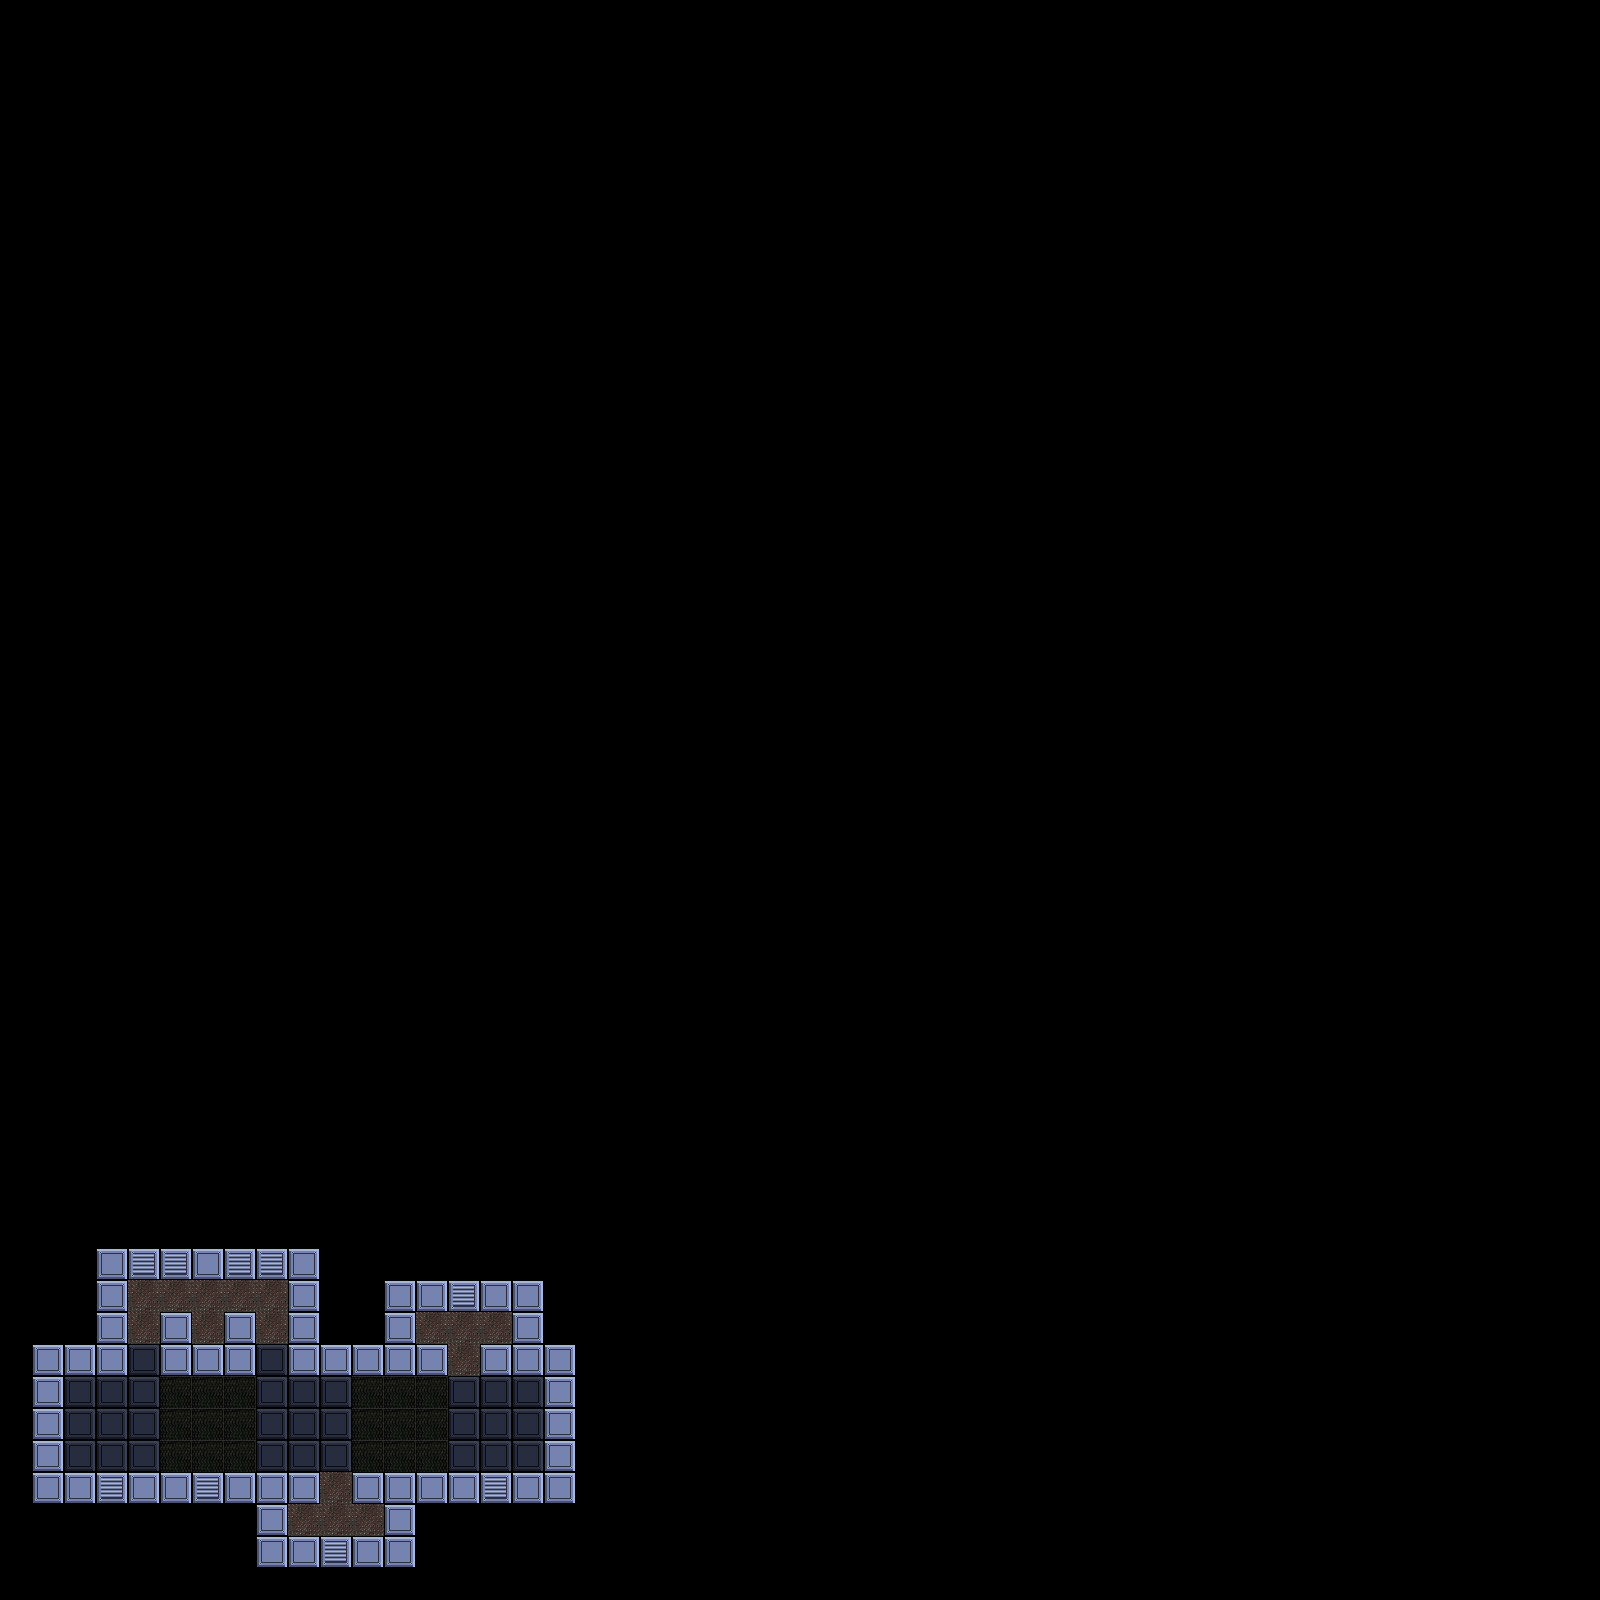

Below is a game level as drawn by its tile map, then a one-line description and the .tmx that defines it (tile-layer data replaced by summaries):
An orthogonal 50x50 tile map with 32x32 px tiles, 3 tile layers (floor, tiles, objects) and 35 objects (18x fixture, 6x door, 2x generator, 2x wire-l, 2x router, ...).

<map version="1.0" orientation="orthogonal" renderorder="right-down" width="50" height="50" tilewidth="32" tileheight="32" nextobjectid="107">
 <tileset firstgid="1" name="tileset1" tilewidth="32" tileheight="32" tilecount="256" columns="16">
  <image source="../../../../images/tiles/tileset1.png" width="512" height="512" />
  <tile id="16">
   <properties>
    <property name="solid" value="true" />
   </properties>
  </tile>
  <tile id="17">
   <properties>
    <property name="solid" value="true" />
   </properties>
  </tile>
 </tileset>
 <layer name="floor" width="50" height="50">
  <data>[2500 cells, 63 non-empty, 3 distinct tile ids]</data>
 </layer>
 <layer name="tiles" width="50" height="50">
  <data>[2500 cells, 63 non-empty, 2 distinct tile ids]</data>
 </layer>
 <layer name="objects" width="50" height="50">
  <data>[2500 cells, 0 non-empty, 0 distinct tile ids]</data>
 </layer>
 <objectgroup name="Object Layer 1">
  <!-- 35 objects omitted --></objectgroup>
</map>
<!-- 35 of 35 objects omitted -->
